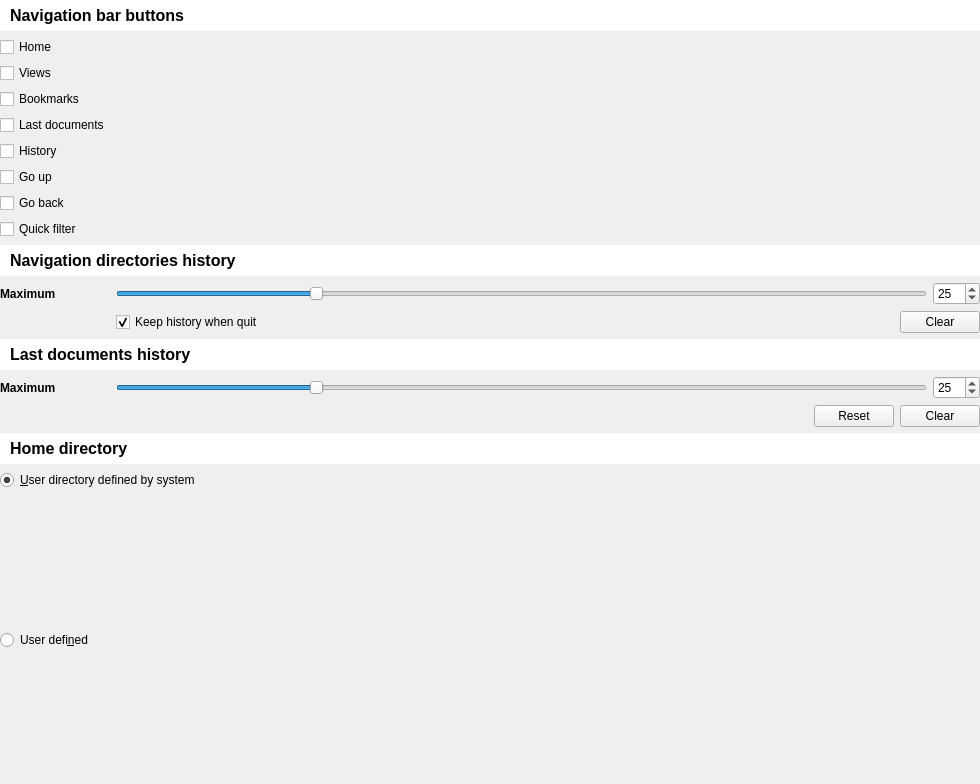
           <widget class="QWidget" name="scrollAreaWidgetContents">
            <property name="geometry">
             <rect>
              <x>0</x>
              <y>0</y>
              <width>980</width>
              <height>784</height>
             </rect>
            </property>
            <layout class="QFormLayout" name="formLayout_4">
             <property name="labelAlignment">
              <set>Qt::AlignLeading|Qt::AlignLeft|Qt::AlignVCenter</set>
             </property>
             <property name="leftMargin">
              <number>0</number>
             </property>
             <property name="topMargin">
              <number>0</number>
             </property>
             <property name="rightMargin">
              <number>0</number>
             </property>
             <property name="bottomMargin">
              <number>0</number>
             </property>
             <item row="0" column="0" colspan="2">
              <widget class="QLabel" name="label_11">
               <property name="font">
                <font>
                 <pointsize>12</pointsize>
                 <weight>75</weight>
                 <bold>true</bold>
                </font>
               </property>
               <property name="styleSheet">
                <string notr="true">background-color: palette(light);padding: 6;</string>
               </property>
               <property name="text">
                <string>Navigation bar buttons</string>
               </property>
               <property name="margin">
                <number>4</number>
               </property>
              </widget>
             </item>
             <item row="1" column="0">
              <widget class="QCheckBox" name="cbCNNavBarBtnHome">
               <property name="text">
                <string>Home</string>
               </property>
               <property name="icon">
                <iconset resource="../../pktk/resources/svg/dark_icons.qrc">
                 <normaloff>:/pktk/images/normal/home</normaloff>
                 <disabledoff>:/pktk/images/disabled/home</disabledoff>:/pktk/images/normal/home</iconset>
               </property>
              </widget>
             </item>
             <item row="2" column="0">
              <widget class="QCheckBox" name="cbCNNavBarBtnViews">
               <property name="text">
                <string>Views</string>
               </property>
               <property name="icon">
                <iconset resource="../../pktk/resources/svg/dark_icons.qrc">
                 <normaloff>:/pktk/images/normal/saved_views</normaloff>
                 <disabledoff>:/pktk/images/disabled/saved_views</disabledoff>:/pktk/images/normal/saved_views</iconset>
               </property>
              </widget>
             </item>
             <item row="3" column="0">
              <widget class="QCheckBox" name="cbCNNavBarBtnBookmarks">
               <property name="text">
                <string>Bookmarks</string>
               </property>
               <property name="icon">
                <iconset resource="../../pktk/resources/svg/dark_icons.qrc">
                 <normaloff>:/pktk/images/normal/bookmarks</normaloff>
                 <disabledoff>:/pktk/images/disabled/bookmarks</disabledoff>:/pktk/images/normal/bookmarks</iconset>
               </property>
              </widget>
             </item>
             <item row="4" column="0">
              <widget class="QCheckBox" name="cbCNNavBarBtnLastDocuments">
               <property name="text">
                <string>Last documents</string>
               </property>
               <property name="icon">
                <iconset resource="../../pktk/resources/svg/dark_icons.qrc">
                 <normaloff>:/pktk/images/normal/saved_view_last</normaloff>
                 <disabledoff>:/pktk/images/disabled/saved_view_last</disabledoff>:/pktk/images/normal/saved_view_last</iconset>
               </property>
              </widget>
             </item>
             <item row="5" column="0">
              <widget class="QCheckBox" name="cbCNNavBarBtnHistory">
               <property name="text">
                <string>History</string>
               </property>
               <property name="icon">
                <iconset resource="../../pktk/resources/svg/dark_icons.qrc">
                 <normaloff>:/pktk/images/normal/history</normaloff>
                 <disabledoff>:/pktk/images/disabled/history</disabledoff>:/pktk/images/normal/history</iconset>
               </property>
              </widget>
             </item>
             <item row="6" column="0">
              <widget class="QCheckBox" name="cbCNNavBarBtnGoUp">
               <property name="text">
                <string>Go up</string>
               </property>
               <property name="icon">
                <iconset resource="../../pktk/resources/svg/dark_icons.qrc">
                 <normaloff>:/pktk/images/normal/goup</normaloff>
                 <disabledoff>:/pktk/images/disabled/goup</disabledoff>:/pktk/images/normal/goup</iconset>
               </property>
              </widget>
             </item>
             <item row="7" column="0">
              <widget class="QCheckBox" name="cbCNNavBarBtnGoBack">
               <property name="text">
                <string>Go back</string>
               </property>
               <property name="icon">
                <iconset resource="../../pktk/resources/svg/dark_icons.qrc">
                 <normaloff>:/pktk/images/normal/goback</normaloff>
                 <disabledoff>:/pktk/images/disabled/goback</disabledoff>:/pktk/images/normal/goback</iconset>
               </property>
              </widget>
             </item>
             <item row="8" column="0">
              <widget class="QCheckBox" name="cbCNNavBarBtnQuickFilter">
               <property name="text">
                <string>Quick filter</string>
               </property>
               <property name="icon">
                <iconset resource="../../pktk/resources/svg/dark_icons.qrc">
                 <normaloff>:/pktk/images/normal/filter_alt</normaloff>
                 <disabledoff>:/pktk/images/disabled/filter_alt</disabledoff>:/pktk/images/normal/filter_alt</iconset>
               </property>
              </widget>
             </item>
             <item row="9" column="0" colspan="2">
              <widget class="QLabel" name="label_3">
               <property name="font">
                <font>
                 <pointsize>12</pointsize>
                 <weight>75</weight>
                 <bold>true</bold>
                </font>
               </property>
               <property name="styleSheet">
                <string notr="true">background-color: palette(light);padding: 6;</string>
               </property>
               <property name="text">
                <string>Navigation directories history</string>
               </property>
               <property name="margin">
                <number>4</number>
               </property>
              </widget>
             </item>
             <item row="10" column="0">
              <widget class="QLabel" name="label_4">
               <property name="font">
                <font>
                 <weight>75</weight>
                 <bold>true</bold>
                </font>
               </property>
               <property name="toolTip">
                <string>Define maximum number of directories kept in history</string>
               </property>
               <property name="text">
                <string>Maximum</string>
               </property>
              </widget>
             </item>
             <item row="10" column="1">
              <widget class="QWidget" name="widget" native="true">
               <layout class="QHBoxLayout" name="horizontalLayout_6">
                <property name="leftMargin">
                 <number>0</number>
                </property>
                <property name="topMargin">
                 <number>0</number>
                </property>
                <property name="rightMargin">
                 <number>0</number>
                </property>
                <property name="bottomMargin">
                 <number>0</number>
                </property>
                <item>
                 <widget class="QSlider" name="hsCNHistoryMax">
                  <property name="minimum">
                   <number>1</number>
                  </property>
                  <property name="maximum">
                   <number>100</number>
                  </property>
                  <property name="value">
                   <number>25</number>
                  </property>
                  <property name="orientation">
                   <enum>Qt::Horizontal</enum>
                  </property>
                 </widget>
                </item>
                <item>
                 <widget class="QSpinBox" name="sbCNHistoryMax">
                  <property name="sizePolicy">
                   <sizepolicy hsizetype="Minimum" vsizetype="Preferred">
                    <horstretch>0</horstretch>
                    <verstretch>0</verstretch>
                   </sizepolicy>
                  </property>
                  <property name="minimum">
                   <number>1</number>
                  </property>
                  <property name="maximum">
                   <number>100</number>
                  </property>
                  <property name="value">
                   <number>25</number>
                  </property>
                 </widget>
                </item>
               </layout>
              </widget>
             </item>
             <item row="11" column="1">
              <layout class="QHBoxLayout" name="horizontalLayout_8">
               <property name="leftMargin">
                <number>0</number>
               </property>
               <property name="topMargin">
                <number>0</number>
               </property>
               <item>
                <widget class="QCheckBox" name="cbCNHistoryKeepWhenQuit">
                 <property name="sizePolicy">
                  <sizepolicy hsizetype="MinimumExpanding" vsizetype="Fixed">
                   <horstretch>0</horstretch>
                   <verstretch>0</verstretch>
                  </sizepolicy>
                 </property>
                 <property name="toolTip">
                  <string>Keep directories history when Buli Commander is closed</string>
                 </property>
                 <property name="text">
                  <string>Keep history when quit</string>
                 </property>
                 <property name="checked">
                  <bool>true</bool>
                 </property>
                </widget>
               </item>
               <item>
                <widget class="QPushButton" name="pbCNHistoryClear">
                 <property name="toolTip">
                  <string>Clear current navigation history</string>
                 </property>
                 <property name="statusTip">
                  <string>Clear current navigation history</string>
                 </property>
                 <property name="text">
                  <string>Clear</string>
                 </property>
                </widget>
               </item>
              </layout>
             </item>
             <item row="12" column="0" colspan="2">
              <widget class="QLabel" name="label_12">
               <property name="font">
                <font>
                 <pointsize>12</pointsize>
                 <weight>75</weight>
                 <bold>true</bold>
                </font>
               </property>
               <property name="styleSheet">
                <string notr="true">background-color: palette(light);padding: 6;</string>
               </property>
               <property name="text">
                <string>Last documents history</string>
               </property>
               <property name="margin">
                <number>4</number>
               </property>
              </widget>
             </item>
             <item row="14" column="1">
              <layout class="QHBoxLayout" name="horizontalLayout_5">
               <property name="leftMargin">
                <number>0</number>
               </property>
               <property name="topMargin">
                <number>0</number>
               </property>
               <property name="rightMargin">
                <number>0</number>
               </property>
               <property name="bottomMargin">
                <number>0</number>
               </property>
               <item>
                <widget class="QSlider" name="hsCNLastDocsMax">
                 <property name="minimum">
                  <number>1</number>
                 </property>
                 <property name="maximum">
                  <number>100</number>
                 </property>
                 <property name="value">
                  <number>25</number>
                 </property>
                 <property name="orientation">
                  <enum>Qt::Horizontal</enum>
                 </property>
                </widget>
               </item>
               <item>
                <widget class="QSpinBox" name="sbCNLastDocsMax">
                 <property name="sizePolicy">
                  <sizepolicy hsizetype="Minimum" vsizetype="Preferred">
                   <horstretch>0</horstretch>
                   <verstretch>0</verstretch>
                  </sizepolicy>
                 </property>
                 <property name="minimum">
                  <number>1</number>
                 </property>
                 <property name="maximum">
                  <number>100</number>
                 </property>
                 <property name="value">
                  <number>25</number>
                 </property>
                </widget>
               </item>
              </layout>
             </item>
             <item row="15" column="1">
              <layout class="QHBoxLayout" name="horizontalLayout_9">
               <property name="leftMargin">
                <number>0</number>
               </property>
               <property name="topMargin">
                <number>0</number>
               </property>
               <item>
                <spacer name="horizontalSpacer">
                 <property name="orientation">
                  <enum>Qt::Horizontal</enum>
                 </property>
                 <property name="sizeHint" stdset="0">
                  <size>
                   <width>40</width>
                   <height>20</height>
                  </size>
                 </property>
                </spacer>
               </item>
               <item>
                <widget class="QPushButton" name="pbCNLastDocumentsReset">
                 <property name="toolTip">
                  <string>Reset list of last opened/saved documents (set list from Krita's internal list)</string>
                 </property>
                 <property name="statusTip">
                  <string>Reset list of last opened/saved documents (set list from Krita's internal list)</string>
                 </property>
                 <property name="text">
                  <string>Reset</string>
                 </property>
                </widget>
               </item>
               <item>
                <widget class="QPushButton" name="pbCNLastDocumentsClear">
                 <property name="toolTip">
                  <string>Clear list of last opened/saved documents</string>
                 </property>
                 <property name="statusTip">
                  <string>Clear list of last opened/saved documents</string>
                 </property>
                 <property name="text">
                  <string>Clear</string>
                 </property>
                </widget>
               </item>
              </layout>
             </item>
             <item row="16" column="0" colspan="2">
              <widget class="QLabel" name="label_10">
               <property name="font">
                <font>
                 <pointsize>12</pointsize>
                 <weight>75</weight>
                 <bold>true</bold>
                </font>
               </property>
               <property name="styleSheet">
                <string notr="true">background-color: palette(light);padding: 6;</string>
               </property>
               <property name="text">
                <string>Home directory</string>
               </property>
               <property name="margin">
                <number>4</number>
               </property>
              </widget>
             </item>
             <item row="17" column="0" colspan="2">
              <widget class="QRadioButton" name="rbCNHomeDirSys">
               <property name="toolTip">
                <string>The @home directory refers to user directory defined by system</string>
               </property>
               <property name="statusTip">
                <string>The @home directory refers to user directory defined by system</string>
               </property>
               <property name="text">
                <string>&amp;User directory defined by system</string>
               </property>
               <property name="checked">
                <bool>true</bool>
               </property>
               <attribute name="buttonGroup">
                <string notr="true">buttonGroupNavHomeDir</string>
               </attribute>
              </widget>
             </item>
             <item row="18" column="0">
              <widget class="QRadioButton" name="rbCNHomeDirUD">
               <property name="sizePolicy">
                <sizepolicy hsizetype="Minimum" vsizetype="Expanding">
                 <horstretch>0</horstretch>
                 <verstretch>0</verstretch>
                </sizepolicy>
               </property>
               <property name="toolTip">
                <string>The @home directory refers to user defined directory</string>
               </property>
               <property name="statusTip">
                <string>The @home directory refers to user defined directory</string>
               </property>
               <property name="text">
                <string>User defi&amp;ned</string>
               </property>
               <attribute name="buttonGroup">
                <string notr="true">buttonGroupNavHomeDir</string>
               </attribute>
              </widget>
             </item>
             <item row="18" column="1">
              <widget class="BCWPathBar" name="bcpbCNUserDefined">
               <property name="sizePolicy">
                <sizepolicy hsizetype="Expanding" vsizetype="Preferred">
                 <horstretch>0</horstretch>
                 <verstretch>0</verstretch>
                </sizepolicy>
               </property>
               <property name="minimumSize">
                <size>
                 <width>0</width>
                 <height>0</height>
                </size>
               </property>
               <property name="frameShape">
                <enum>QFrame::NoFrame</enum>
               </property>
               <property name="frameShadow">
                <enum>QFrame::Raised</enum>
               </property>
               <layout class="QHBoxLayout" name="horizontalLayout_7">
                <property name="leftMargin">
                 <number>0</number>
                </property>
                <property name="topMargin">
                 <number>0</number>
                </property>
                <property name="rightMargin">
                 <number>0</number>
                </property>
                <property name="bottomMargin">
                 <number>0</number>
                </property>
               </layout>
              </widget>
             </item>
             <item row="14" column="0">
              <widget class="QLabel" name="label_13">
               <property name="font">
                <font>
                 <weight>75</weight>
                 <bold>true</bold>
                </font>
               </property>
               <property name="text">
                <string>Maximum</string>
               </property>
              </widget>
             </item>
            </layout>
           </widget>
